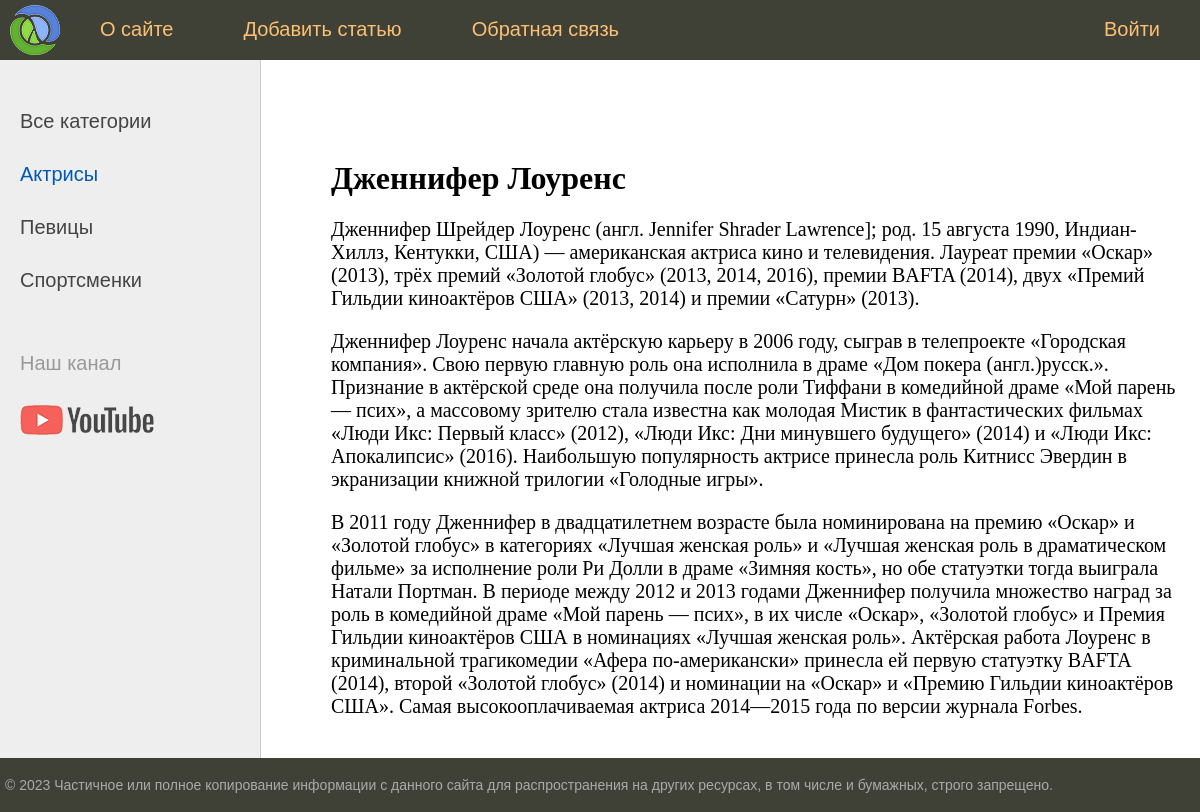
/post/dzhennifer-lourens/, run on the app's committed database.
### women/models.py (models this page shows, shortened)
class Women(Model):
    class Status(IntegerChoices):
        DRAFT = 0, 'Черновик'
        PUBLISHED = 1, 'Опубликовано'
    title = CharField(max_length=255)
    slug = SlugField(max_length=255, unique=True, db_index=True)
    content = TextField(blank=True)
    time_create = DateTimeField(auto_now_add=True)
    time_update = DateTimeField(auto_now=True)
    is_published = BooleanField(choices=Status.choices, default=Status.DRAFT)
    objects = Manager()
    published = PublishedManager()
    class Meta:
        ordering = ['-time_create']
        indexes = [
            Index(fields=['-time_create'])
        ]

### women/views.py (the view)
# urls.py: path('post/<slug:post_slug>/',  show_post,      name='post'),
def show_post(request: HttpRequest, post_slug: int) -> HttpResponse:
    post = get_object_or_404(Women, slug=post_slug)
    data = {
        'title': post.title,
        'menu': menu,
        'post': post,
        'cat_selected': 1,
    }
    return render(request, 'women/post.html', data)

### women/templatetags/women_tags.py (called while the page is built)
@register.inclusion_tag('women/list_categories.html')
def show_categories(cat_selected: int = 0):
    cats = views.cats_db
    return {'cats': cats, 'cat_selected': cat_selected}

### women/templates/women/post.html (shortened to what this page needs)
{% extends 'base.html' %}
{% block content %}
<h1>{{ post.title }}</h1>
{{ post.content|linebreaks }}
{% endblock %}

### women/static/women/css/styles.css (style rules this page uses)
html, body { font-family: 'Arial'; margin: 0; padding: 0; height: 100%; width: 100%; color: #444; }
.content-text h1 { font-size: 32px; }

### data on the page
Women: title "Дженнифер Лоуренс", content "Дженнифер Шрейдер Лоуренс (англ. Jennifer Shrader Lawrence]; род. 15 августа 1990, Индиан-Хиллз, Кентукки, США) — американская актриса кино и телевидения. Лауреат премии «Оскар» (2013), трёх премий «Золотой глобус» (2013, 2014, 2016), премии BAFTA (2014), двух «Премий Гильдии киноактёров США» (2013, 2014) и премии «Сатурн» (2013). Дженнифер Лоуренс начала актёрскую карьеру в 2006 году, сыграв в телепроекте «Городская компания». Свою первую главную роль она исполнила в драме «Дом покера (англ.)русск.». Признание в актёрской среде она получила после роли Тиффани в комедийной драме «Мой парень — псих», а массовому зрителю стала известна как молодая Мистик в фантастических фильмах «Люди Икс:…"

### other printed values
{{ m.title }} "О сайте" "Добавить статью" "Обратная связь" "Войти"
{{ category.name }} "Актрисы"
{{ category.name }} "Певицы" "Спортсменки"
